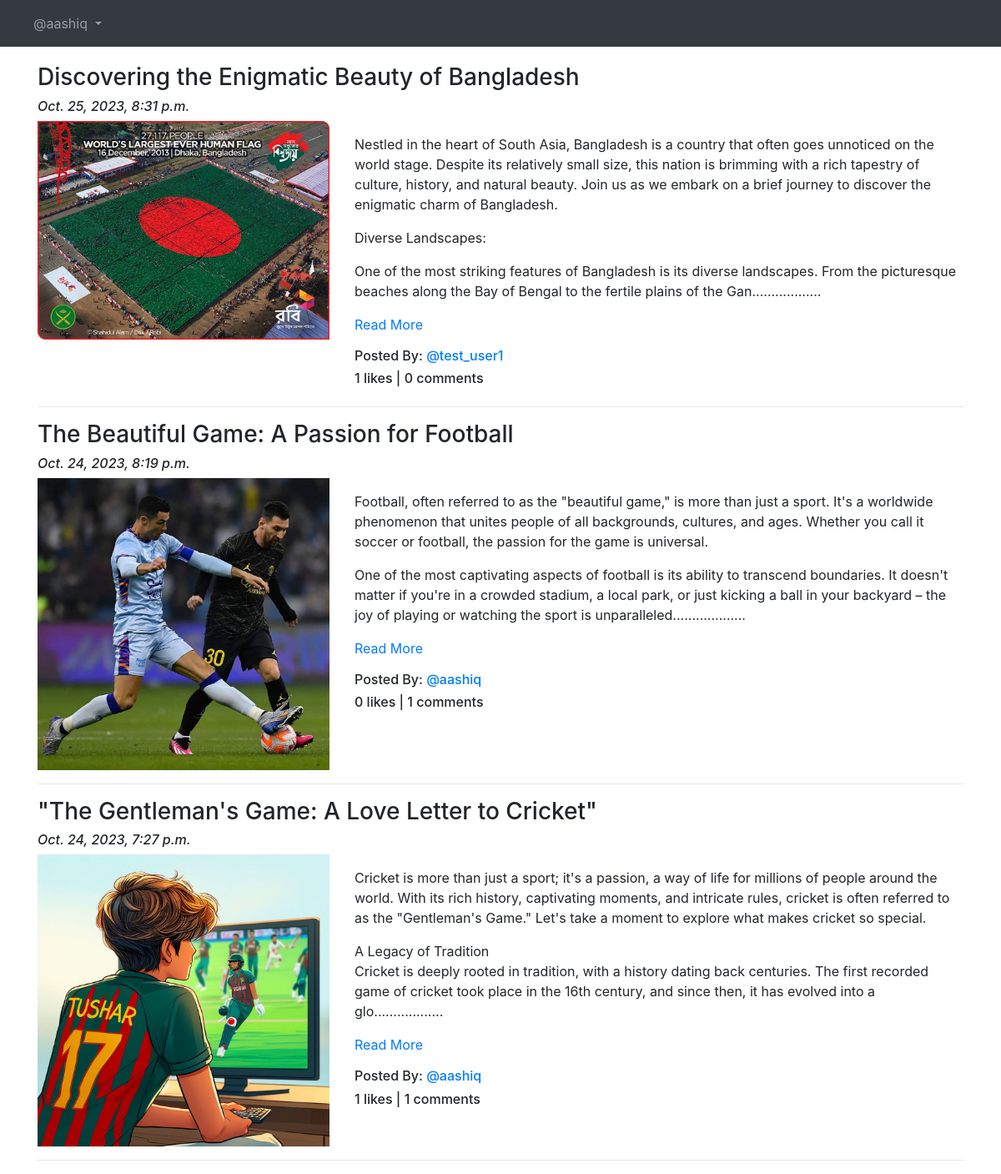
/blog (signed in), run on the app's committed database.
### app_blog/models.py (models this page shows, shortened)
class Blog(models.Model):
    Author = models.ForeignKey(User,on_delete=models.CASCADE,related_name='post_author')
    blog_title = models.CharField(max_length=264, verbose_name="Put a Title")
    slug = models.SlugField(default="", null=False,max_length=264)
    blog_content = models.TextField(verbose_name="Whats on your mind")
    blog_image = models.ImageField(upload_to='blog_images', verbose_name='Image', blank=True)
    publish_date = models.DateTimeField(auto_now_add=True)
    update_date = models.DateTimeField(auto_now=True)
    class Meta :
        ordering = ['-publish_date']

### app_blog/views.py (the view)
class BlogList(ListView):
    context_object_name = 'blogs'
    model = Blog
    template_name = 'app_blog/blog_list.html'

### app_blog/templatetags/custom_filters.py (called while the page is built)
def range_filter(value):
    return value[0:500] + ".................."

### app_blog/templates/app_blog/blog_list.html (shortened to what this page needs)
{% extends 'base.html' %}
{% load static %}
{% load custom_filters %}
{% block content %}
{% for blog in blogs %}
<h3>{{blog.blog_title}}</h3>
<h6><i>{{blog.publish_date}}</i></h6>
<div class="row">
  <div class="col-sm-4">
    <img src="/media/{{blog.blog_image}}" alt="{{blog.blog_title}}" title="{{blog.blog_title}}" width="100%">
  </div>
  <div class="col-sm-8">
    <p>{{blog.blog_content|range_filter|linebreaks}} <a href="{% url 'app_blog:blog_details' pk=blog.id  %}">Read More</a></p>
    <h6>Posted By: <a href="#">@{{blog.Author}}</a></h6>
    <h6>{{ blog.liked_blog.count }} likes | {{blog.blog_comment.count}} comments </h6>
  </div>
</div>
<hr>
{% endfor %}
{% endblock content %}

### templates/base.html (shortened to what this page needs)
<!DOCTYPE html>
<html lang="en">
<head>
    <link rel="stylesheet" href="https://maxcdn.bootstrapcdn.com/bootstrap/4.4.1/css/bootstrap.min.css">
    <link rel="stylesheet" href="https://cdnjs.cloudflare.com/ajax/libs/font-awesome/4.7.0/css/font-awesome.min.css">
</head>
<body>
    <nav class="navbar navbar-expand-sm bg-dark navbar-dark">
        <ul class="navbar-nav">
          <li class="nav-item active">
            <a class="nav-link" href="{% url 'index' %}"><img src="/media/blog.jpg" width="100px" alt=""></a>
          </li>
          {% if user.is_authenticated %}
          <div class="nav-item dropdown">
            <a href="#" class="nav-link dropdown-toggle" id="navbardrop" data-toggle="dropdown">
              @{{user.username}}
            </a>
          </div>
          {% endif %}
        </ul>
    </nav>
    <div class="container" style="padding-top: 20px">
      {% block content %}
      {% endblock content%}
    </div>
</body>
</html>

### data on the page
Blog: blog_title "Discovering the Enigmatic Beauty of Bangladesh", publish_date "Oct. 25, 2023, 8:31 p.m.", blog_image (picture), blog_content|range_filter "Nestled in the heart of South Asia, Bangladesh is a country that often goes unnoticed on the world stage. Despite its relatively small size, this nation is brimming with a rich tapestry of culture, history, and natural beauty. Join us as we embark on a brief journey to discover the enigmatic charm of Bangladesh. Diverse Landscapes: One of the most striking features of Bangladesh is its diverse landscapes. From the picturesque beaches along the Bay of Bengal to the fertile plains of the Gan..................", Author "test_user1", liked_blog.count "1", blog_comment.count "0"
Blog: blog_title "The Beautiful Game: A Passion for Football", publish_date "Oct. 24, 2023, 8:19 p.m.", blog_image (picture), blog_content|range_filter "Football, often referred to as the \"beautiful game,\" is more than just a sport. It's a worldwide phenomenon that unites people of all backgrounds, cultures, and ages. Whether you call it soccer or football, the passion for the game is universal. One of the most captivating aspects of football is its ability to transcend boundaries. It doesn't matter if you're in a crowded stadium, a local park, or just kicking a ball in your backyard – the joy of playing or watching the sport is unparalleled...................", Author "aashiq", liked_blog.count "0", blog_comment.count "1"
Blog: blog_title "\"The Gentleman's Game: A Love Letter to Cricket\"", publish_date "Oct. 24, 2023, 7:27 p.m.", blog_image (picture), blog_content|range_filter "Cricket is more than just a sport; it's a passion, a way of life for millions of people around the world. With its rich history, captivating moments, and intricate rules, cricket is often referred to as the \"Gentleman's Game.\" Let's take a moment to explore what makes cricket so special. A Legacy of Tradition Cricket is deeply rooted in tradition, with a history dating back centuries. The first recorded game of cricket took place in the 16th century, and since then, it has evolved into a glo..................", Author "aashiq", liked_blog.count "1", blog_comment.count "1"

### other printed values
{{ user.username }} "aashiq"
